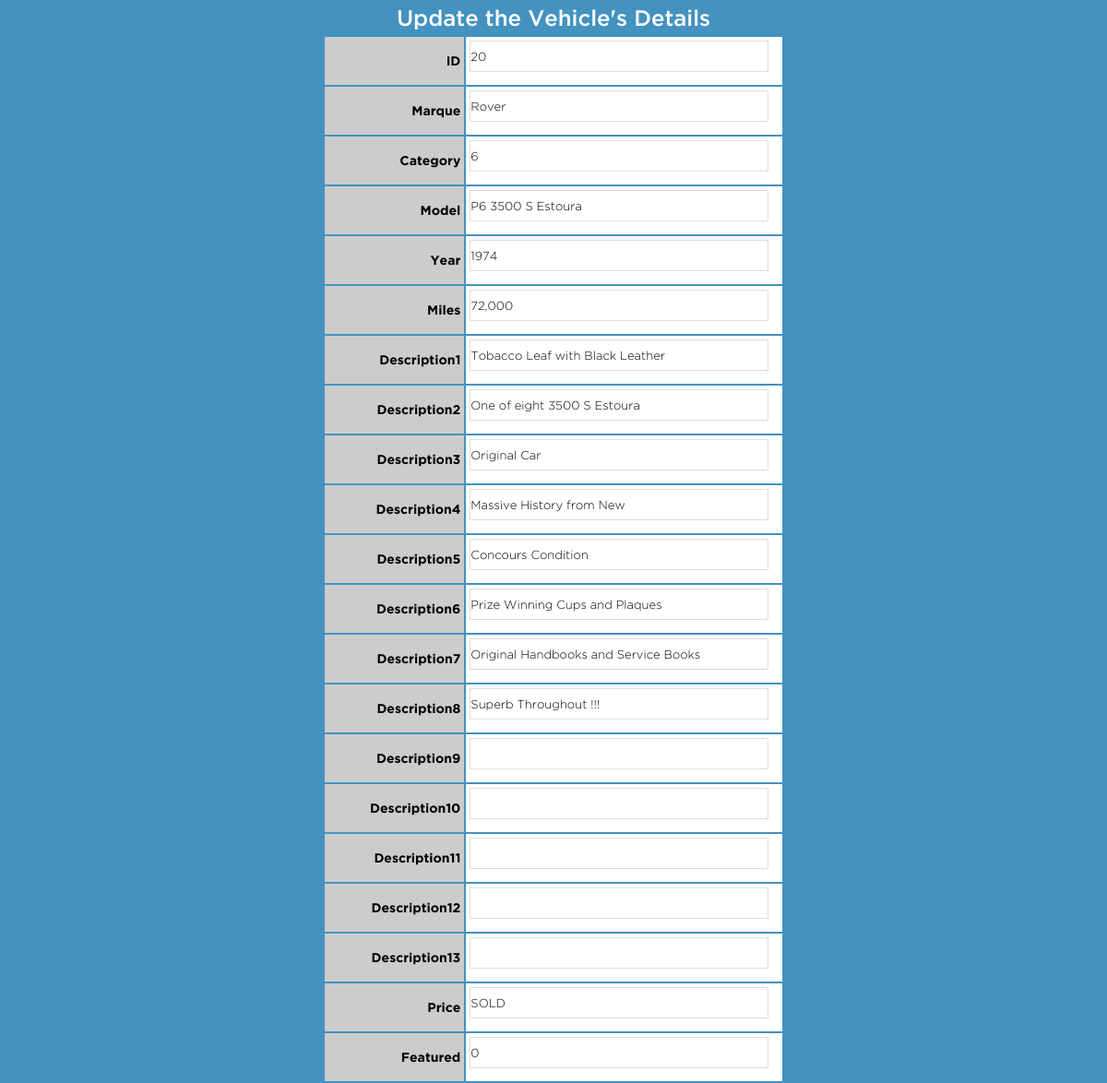
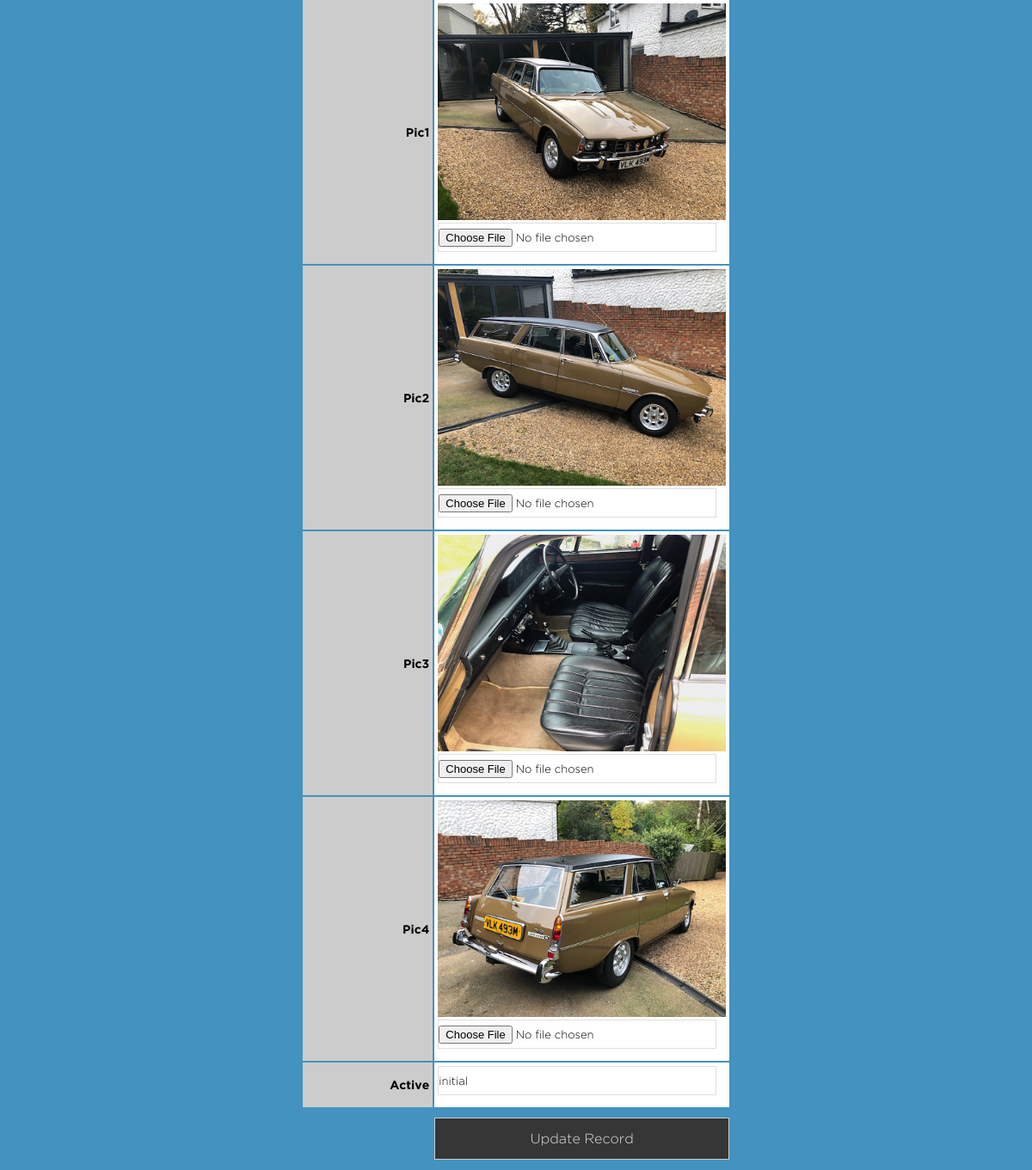
The app's page /admin/adminupdate.php?id=20 with its own data (2 pictures, top to bottom).
### tables this page shows
CREATE TABLE IF NOT EXISTS `tbloutwoodlist` (
  `id` int(11) NOT NULL,
  `Marque` varchar(100) NOT NULL,
  `Category` varchar(15) NOT NULL,
  `Model` varchar(250) NOT NULL,
  `VYear` varchar(50) NOT NULL,
  `Miles` varchar(50) NOT NULL,
  `Description1` text NOT NULL,
  `Description2` text NOT NULL,
  `Description3` text NOT NULL,
  `Description4` text NOT NULL,
  `Description5` text NOT NULL,
  `Description6` text NOT NULL,
  `Description7` text NOT NULL,
  `Description8` text NOT NULL,
  `Description9` text NOT NULL,
  `Description10` text NOT NULL,
  `Description11` text NOT NULL,
  `Description12` text NOT NULL,
  `Description13` text NOT NULL,
  `Price` varchar(50) NOT NULL,
  `Sold` varchar(10) NOT NULL,
  `Pic1` varchar(250) NOT NULL,
  `Pic2` varchar(250) NOT NULL,
  `Pic3` varchar(250) NOT NULL,
  `Pic4` varchar(250) NOT NULL,
  `VActive` varchar(10) NOT NULL
);

### admin/adminupdate.php (the view, shortened to what this page needs)
<?php
include('../includes/dbconnection.php');
$sql = "SELECT * FROM tbloutwoodlist where id=".$_GET['id'];
$result = $conn->query($sql);
?>
<!DOCTYPE html>
<html>
<head>
	<link href="../assets/css/outwood.css" rel="stylesheet" type="text/css"> </head>
<body>
	<?php
	function decodeString($str) {
        $str = str_replace('&!@#&', "'", $str);
        $str = str_replace('*!@#*', '"', $str);
        return $str;
      }
      if (!empty($result) && $result->num_rows > 0) {
        while($row = $result->fetch_assoc()) {
			$Pic1 = '.' . substr($row["Pic1"], (strripos($row["Pic1"], '/upload/')), strlen($row["Pic1"]) );
			$Pic2 = '.' . substr($row["Pic2"], (strripos($row["Pic2"], '/upload/')), strlen($row["Pic2"]) );
			$Pic3 = '.' . substr($row["Pic3"], (strripos($row["Pic3"], '/upload/')), strlen($row["Pic3"]) );
			$Pic4 = '.' . substr($row["Pic4"], (strripos($row["Pic4"], '/upload/')), strlen($row["Pic4"]) );
    ?>
	<form method="POST" action="<?php echo $_SERVER['PHP_SELF']; ?>" name="formReplace" enctype="multipart/form-data">
		<div align="center">
			<h2 style="text-align: center">Update the Vehicle's Details</h2>
			<table width="500" border="0" align="center" cellpadding="2" cellspacing="2">
				<tr bgcolor="#CCCCCC">
					<td width="145" bgcolor="#CCCCCC" class="tableleft">ID</td>
					<td width="341" bgcolor="#FFFFFF" class="tableright">
						<input name="ID" type="text" readonly="true" value='<?php echo $row["id"]; ?>'> </td>
				</tr>
				<tr bgcolor="#CCCCCC">
					<td bgcolor="#CCCCCC" class="tableleft">Marque</td>
					<td bgcolor="#FFFFFF" class="tableright">
						<input name="Marque" type="text" value='<?php echo decodeString($row["Marque"]); ?>' size="32"> </td>
				</tr>
				<tr bgcolor="#CCCCCC">
					<td bgcolor="#CCCCCC" class="tableleft">Category</td>
					<td bgcolor="#FFFFFF" class="tableright">
						<input name="Category" type="text" value='<?php echo $row["Category"]; ?>' size="32"> </td>
				</tr>
				<tr bgcolor="#CCCCCC">
					<td bgcolor="#CCCCCC" class="tableleft">Model</td>
					<td bgcolor="#FFFFFF" class="tableright">
						<input name="Model" type="text" value='<?php echo decodeString($row["Model"]); ?>' size="32"> </td>
				</tr>
				<tr bgcolor="#CCCCCC">
					<td bgcolor="#CCCCCC" class="tableleft">Year</td>
					<td bgcolor="#FFFFFF" class="tableright">
						<input name="VYear" type="text" value='<?php echo decodeString($row["VYear"]); ?>' size="32"> </td>
				</tr>
				<tr bgcolor="#CCCCCC">
					<td bgcolor="#CCCCCC" class="tableleft">Miles</td>
					<td bgcolor="#FFFFFF" class="tableright">
						<input name="Miles" type="text" value='<?php echo decodeString($row["Miles"]); ?>' size="32"> </td>
				</tr>
				<tr bgcolor="#CCCCCC">
					<td bgcolor="#CCCCCC" class="tableleft">Description1</td>
					<td bgcolor="#FFFFFF" class="tableright">
						<input name="Description1" type="text" value='<?php echo decodeString($row["Description1"]); ?>' size="32"> </td>
				</tr>
				<tr bgcolor="#CCCCCC">
					<td bgcolor="#CCCCCC" class="tableleft">Description2</td>
					<td bgcolor="#FFFFFF" class="tableright">
						<input name="Description2" type="text" value='<?php echo decodeString($row["Description2"]); ?>' size="32"> </td>
				</tr>
				<tr bgcolor="#CCCCCC">
					<td bgcolor="#CCCCCC" class="tableleft">Description3</td>
					<td bgcolor="#FFFFFF" class="tableright">
						<input name="Description3" type="text" value='<?php echo decodeString($row["Description3"]); ?>' size="32"> </td>
				</tr>
				<tr bgcolor="#CCCCCC">
					<td bgcolor="#CCCCCC" class="tableleft">Description4</td>
					<td bgcolor="#FFFFFF" class="tableright">
						<input name="Description4" type="text" value='<?php echo decodeString($row["Description4"]); ?>' size="32"> </td>
				</tr>
				<tr bgcolor="#CCCCCC">
					<td bgcolor="#CCCCCC" class="tableleft">Description5</td>
					<td bgcolor="#FFFFFF" class="tableright">
						<input name="Description5" type="text" value='<?php echo decodeString($row["Description5"]); ?>' size="32"> </td>
				</tr>
				<tr bgcolor="#CCCCCC">
					<td bgcolor="#CCCCCC" class="tableleft">Description6</td>
					<td bgcolor="#FFFFFF" class="tableright">
						<input name="Description6" type="text" value='<?php echo decodeString($row["Description6"]); ?>' size="32"> </td>
				</tr>
				<tr bgcolor="#CCCCCC">
					<td bgcolor="#CCCCCC" class="tableleft">Description7</td>
					<td bgcolor="#FFFFFF" class="tableright">
						<input name="Description7" type="text" value='<?php echo decodeString($row["Description7"]); ?>' size="32"> </td>
				</tr>
				<tr bgcolor="#CCCCCC">
					<td bgcolor="#CCCCCC" class="tableleft">Description8</td>
					<td bgcolor="#FFFFFF" class="tableright">
						<input name="Description8" type="text" value='<?php echo decodeString($row["Description8"]); ?>' size="32"> </td>
				</tr>
				<tr bgcolor="#CCCCCC">
					<td bgcolor="#CCCCCC" class="tableleft">Description9</td>
					<td bgcolor="#FFFFFF" class="tableright">
						<input name="Description9" type="text" value='<?php echo decodeString($row["Description9"]); ?>' size="32"> </td>
				</tr>
				<tr bgcolor="#CCCCCC">
					<td bgcolor="#CCCCCC" class="tableleft">Description10</td>
					<td bgcolor="#FFFFFF" class="tableright">
						<input name="Description10" type="text" value='<?php echo decodeString($row["Description10"]); ?>' size="32"> </td>
				</tr>
				<tr bgcolor="#CCCCCC">
					<td bgcolor="#CCCCCC" class="tableleft">Description11</td>
					<td bgcolor="#FFFFFF" class="tableright">
						<input name="Description11" type="text" value='<?php echo decodeString($row["Description11"]); ?>' size="32"> </td>
				</tr>
				<tr bgcolor="#CCCCCC">
					<td bgcolor="#CCCCCC" class="tableleft">Description12</td>
					<td bgcolor="#FFFFFF" class="tableright">
						<input name="Description12" type="text" value='<?php echo decodeString($row["Description12"]); ?>' size="32"> </td>
				</tr>
				<tr bgcolor="#CCCCCC">
					<td bgcolor="#CCCCCC" class="tableleft">Description13</td>
					<td bgcolor="#FFFFFF" class="tableright">
						<input name="Description13" type="text" value='<?php echo decodeString($row["Description13"]); ?>' size="32"> </td>
				</tr>
				<tr bgcolor="#CCCCCC">
					<td bgcolor="#CCCCCC" class="tableleft">Price</td>
					<td bgcolor="#FFFFFF" class="tableright">
						<input name="Price" type="text" value='<?php echo decodeString($row["Price"]); ?>' size="32"> </td>
				</tr>
				<tr>
					<td bgcolor="#CCCCCC" class="tableleft">Featured</td>
					<td bgcolor="#FFFFFF" class="tableright">
						<input name="Sold" type="text" value='<?php echo $row["Sold"]; ?>' size="32"> </td>
				</tr>
				<tbody>
					<tr>
						<td bgcolor="#CCCCCC" class="tableleft">Pic1</td>
						<td bgcolor="#FFFFFF" class="tableright">
							<img src='<?php echo $Pic1; ?>' width="350" height="252" alt="" />
							<input name="uPic1" type="file" id="uPic1">
						</td>
					</tr>
					<tr>
						<td bgcolor="#CCCCCC" class="tableleft">Pic2</td>
						<td bgcolor="#FFFFFF" class="tableright">
							<img src='<?php echo $Pic2; ?>' width="350" height="252" alt="" />
							<input name="uPic2" type="file" id="uPic2"> </td>
					</tr>
					<tr>
						<td bgcolor="#CCCCCC" class="tableleft">Pic3</td>
						<td bgcolor="#FFFFFF" class="tableright">
							<img src='<?php echo $Pic3; ?>' width="350" height="252" alt="" />
							<input name="uPic3" type="file" id="uPic3">
						</td>
					</tr>
					<tr>
						<td bgcolor="#CCCCCC" class="tableleft">Pic4</td>
						<td bgcolor="#FFFFFF" class="tableright">
							<img src='<?php echo $Pic4; ?>' width="350" height="252" alt="" />
							<input name="uPic4" type="file" id="uPic4">
						</td>
					</tr>
					<tr>
						<td bgcolor="#CCCCCC" class="tableleft">Active</td>
						<td bgcolor="#FFFFFF" class="tableright">
							<input name="VActive" type="text" value="initial"> </td>
					</tr>
				</tbody>
				<tr>
					<td align="right" valign="middle" nowrap></td>
					<td>
						<input type="submit" value="Update Record" width="300"> </td>
				</tr>
			</table>
		</div>
	</form>
	<?php
			}
		}
	?>
</body>
</html>

### assets/css/outwood.css (style rules this page uses)
img, object, embed, video { max-width: 100%; }
* { margin: 0; padding: 0; }
html, body { height: 100%; width: 100%; margin: 0; }
html { overflow-y: scroll; }
body { font-family: "gothamlightregular", sans-serif; font-size: 13px; line-height: 16px; color: #333; background-color: #4492C0; }
h2 { font-family: "gothammediumregular", sans-serif; font-weight: normal; font-size: 24px; line-height: 28px; color: #FFF; padding-bottom: 5px; padding-top: 5px; }
body:before { content: ""; height: 100%; float: left; width: 0; margin-top: -32767px; /; }
input { width: 96%; outline: none; margin-bottom: 10px; font: 13px/22px 'gothamlightregular', sans-serif; padding-top: 5px; padding-bottom: 5px; background: rgba(0,0,0,0); cursor: pointer; border: 1px solid #DEDEDE; }
.button-con, button, input[type="submit"], input[type="reset"], input[type="button"] { background: #363636; margin-top: 10px; border: 1px solid #ccc; color: #dfdfdf; display: inline-block; font-size: 16px; cursor: pointer; line-height: normal; padding: 15px 25px; -webkit-transition: all 0.3s ease-out; -moz-transition: all 0.3s ease-out; -o-transition: all 0.3s ease-out; transition: all 0.3s ease-out; width: 100%; }
.tableright { font-family: "gothamlightregular", sans-serif; font-weight: normal; font-size: 14px; line-height: 16px; color: #000000; text-align: left; padding: 4px; }
.tableleft { font-family: "gothamboldregular", sans-serif; font-weight: normal; font-size: 14px; line-height: 16px; color: #000000; text-align: right; padding: 4px; }

### records on screen
tbloutwoodlist: ID "20", Marque "Rover", Category "6", Model "P6 3500 S Estoura", Miles "72,000", Description1 "Tobacco Leaf with Black Leather", Description2 "One of eight 3500 S Estoura", Description3 "Original Car", Description4 "Massive History from New", Description5 "Concours Condition", Description6 "Prize Winning Cups and Plaques", Description7 "Original Handbooks and Service Books", Description8 "Superb Throughout !!!", Price "SOLD", Sold "0", Pic1 (picture), Pic2 (picture), Pic3 (picture), Pic4 (picture)
